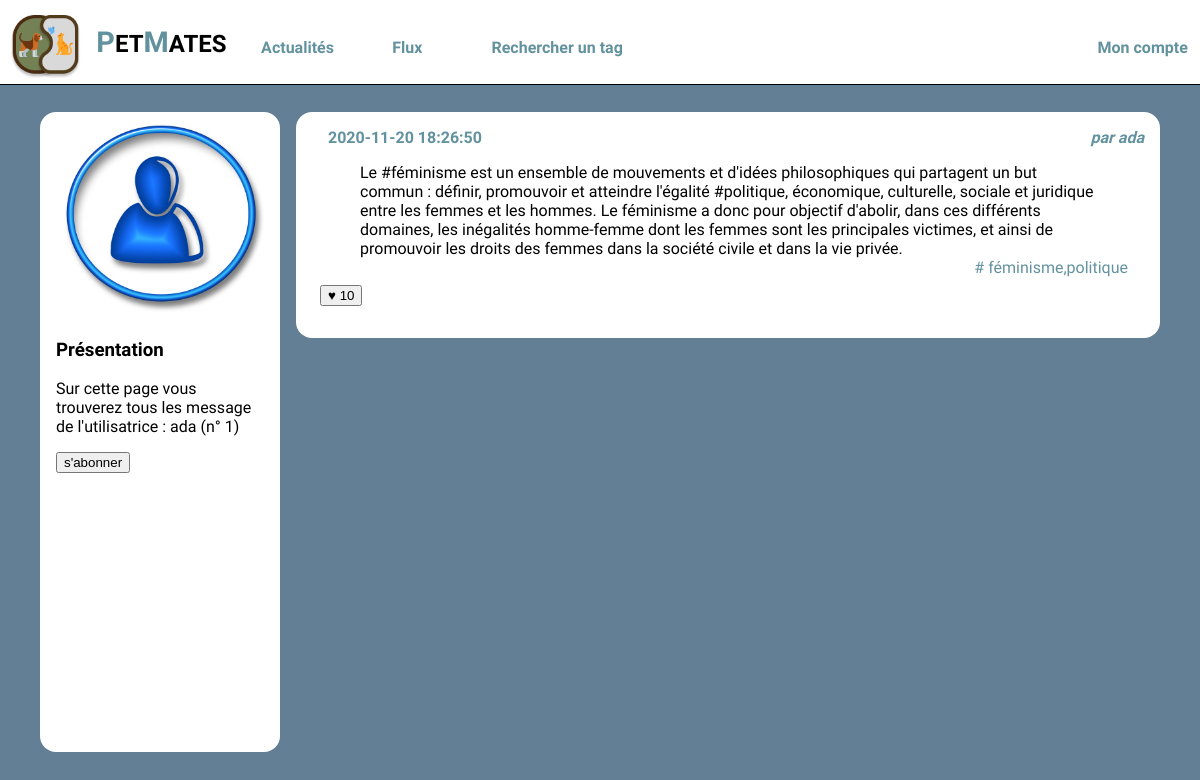
Page /wall.php?user_id=1 (signed in) on the committed database.
### tables this page shows
CREATE TABLE `users` (
  `id` int(10) UNSIGNED NOT NULL,
  `email` varchar(255) NOT NULL,
  `password` varchar(255) NOT NULL,
  `alias` varchar(255) NOT NULL
);

CREATE TABLE `posts` (
  `id` int(10) UNSIGNED NOT NULL,
  `user_id` int(10) UNSIGNED NOT NULL,
  `content` text NOT NULL,
  `created` datetime NOT NULL,
  `parent_id` int(10) UNSIGNED DEFAULT NULL
);

### wall.php (the view, shortened to what this page needs)
<!doctype html>
<html lang="fr">
<head>
    <?php include_once('headmeta.php'); ?>
</head>
<body>
    <?php include_once('header.php'); ?>
    <?php include('connexion.php'); ?>
    <div id="wrapper">
        <?php
        $userId = intval($_GET['user_id']);
        ?>
        <aside class="present-profil">
            <?php
            $questionSqlIsFollowed = "SELECT * FROM followers WHERE followed_user_id='$userId' AND following_user_id='" . $_SESSION['connected_id'] . "';";
            $infoFollowed = $mysqli->query($questionSqlIsFollowed);
            if (!$infoFollowed) {
                echo "échec" . $mysqli->error;
            } else {
                if ($infoFollowed->fetch_assoc()) {
                    $valueButton = "désabonnement";
                } else {
                    $valueButton = "s'abonner";
                }
            }
            $laQuestionEnSql = "SELECT * FROM users WHERE id= '$userId' ";
            $lesInformations = $mysqli->query($laQuestionEnSql);
            $user = $lesInformations->fetch_assoc();
             ?>
            <img src="user.jpg" alt="Portrait de l'utilisatrice" />
            <section>
                <h3>Présentation</h3>
                <p>Sur cette page vous trouverez tous les message de l'utilisatrice :
                    <?php echo $user['alias'] ?>
                    (n°
                    <?php echo $userId ?>)
                </p>
                <?php
                if ($userId !== intval($_SESSION['connected_id'])) {
                    ?>
                    <form action="" method="post">
                        <input type='submit' name='abonnement' value=<?php echo $valueButton ?>>
                    </form>
                <?php
                }
                ?>
            </section>
        </aside>
        <main>
            <?php
            $laQuestionEnSql = "
                    SELECT posts.content, posts.created, posts.user_id, posts.id, users.alias as author_name,
                    COUNT(likes.id) as like_number, GROUP_CONCAT(DISTINCT tags.label) AS taglist
                    FROM posts
                    JOIN users ON  users.id=posts.user_id
                    LEFT JOIN posts_tags ON posts.id = posts_tags.post_id
                    LEFT JOIN tags       ON posts_tags.tag_id  = tags.id
                    LEFT JOIN likes      ON likes.post_id  = posts.id
                    WHERE posts.user_id='$userId'
                    GROUP BY posts.id
                    ORDER BY posts.created DESC
                    ";
            $lesInformations = $mysqli->query($laQuestionEnSql);
            while ($post = $lesInformations->fetch_assoc()) {
                $idDuPost = $post['id'];
                ?>
                <article>
                    <h3>
                        <time>
                            <?php echo $post['created'] ?>
                        </time>
                    </h3>
                    <address>par
                        <?php echo $post['author_name'] ?>
                    </address>
                    <div>
                        <p>
                        <?php echo $post['content'] ?>
                        </p>
                    </div>
                    <div class="tags">
                        <a href="">#
                            <?php echo $post['taglist'] ?>
                        </a>
                        </div>
                        <footer>
                                <form action="" method="post">
                                    <button type='submit' name='like' value='<?php echo $idDuPost ?>'
                                    <?php if (!empty($_SESSION['connected_id'])) {
                                    if ($post['user_id'] == $_SESSION['connected_id']) {
                                        echo "disabled";}} ?>>
                                            <div class="likePlace">
                                                ♥
                                                <?php echo $post['like_number'] ?>
                                            </div>
                                    </button>
                                </form>
                        </footer>
                </article>
            <?php } ?>
        </main>
    </div>
</body>
</html>

### style.css (style rules this page uses)
body { background-color: #637F95; font-family: 'Heebo', sans-serif; margin:0; }
a { text-decoration: none; color: #62929E; }
.present-profil { display:flex; flex-direction: column; background-color: #fff; color:black; width: 13em; border-radius: 1em; padding: 0em 1em 0em 1em; }
#wrapper { display:flex; width:70em; margin:0em auto 2em auto; padding:7em 0em 5em 0em; }
#wrapper main { flex:3; padding-left:1em; height: 80vh; }
#wrapper main article { background-color: #fff; padding:1em; margin-bottom: 1em ; border-radius: 1em; }
#wrapper main article h3 { margin:0em 1em 0em 1em; padding:0; font-weight:lighter; font-size:1em; }
#wrapper main article time { float:left; font-style: normal; color: #62929E; font-weight: bold; }
#wrapper main article address { text-align: right; font-style: italic; margin-bottom: 1em; color: #62929E; font-weight: bold; }
#wrapper main article p { margin:0em 3em 0em 3em; }
#wrapper main article footer { margin: 0em 0.5em 1em 0.5em; display:flex; justify-content: space-between; }
.tags { font-size: 1em; margin-right: 1em; margin-bottom: 0.5em; text-align:right; }

### rows in the picture
users: alias "ada"
posts: created "2020-11-20 18:26:50", user.alias "ada", content "Le #féminisme est un ensemble de mouvements et d'idées philosophiques qui partagent un but commun : définir, promouvoir et atteindre l'égalité #politique, économique, culturelle, sociale et juridique entre les femmes et les hommes. Le féminisme a donc pour objectif d'abolir, dans ces différents domaines, les inégalités homme-femme dont les femmes sont les principales victimes, et ainsi de promouvoir les droits des femmes dans la société civile et dans la vie privée.", taglist "féminisme,politique", like_number "10"

### other values in the picture
$userId "1"
